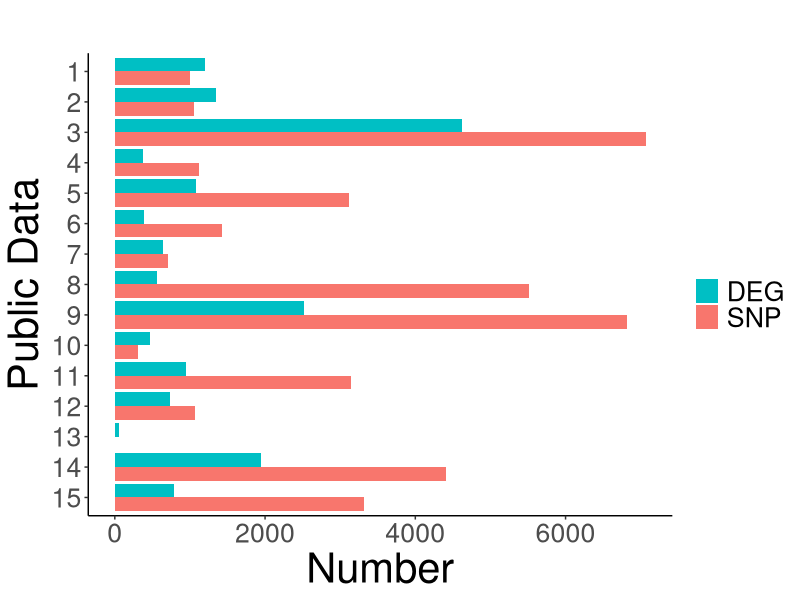

The R source for this figure:
setwd("C:/Users/soyo6/Transomics/XGR/Okamoto")
library(ggplot2)
library(ggsci)

#levels(x$sample)

x <- data.frame(
    data   = c("1", "1", "2", "2", "3", "3", "4", "4", "5", "5", "6", "6", "7", "7", "8", "8", "9", "9", "10", "10", "11", "11", "12", "12", "13", "13", "14", "14", "15", "15"),
    sample = c("2DEG", "1SNP", "2DEG", "1SNP", "2DEG", "1SNP", "2DEG", "1SNP", "2DEG", "1SNP", "2DEG", "1SNP", "2DEG", "1SNP", "2DEG", "1SNP", "2DEG", "1SNP", "2DEG", "1SNP", "2DEG", "1SNP", "2DEG", "1SNP", "2DEG", "1SNP", "2DEG", "1SNP", "2DEG", "1SNP"),
    number = c(1195, 997, 1349, 1049, 4626, 7068, 381, 1121, 1075, 3118, 391, 1422, 639, 709, 558, 5509, 2519, 6823, 468, 310, 946, 3142, 739, 1065, 53, 0, 1945, 4413, 783, 3323)
    )
    #x$sample <- factor(x$sample, levels = unique(x$sample))

g <- ggplot(x, aes(x = data, y = number, fill = sample)) +
    geom_bar(stat = "identity", position = "dodge") +
    scale_x_discrete(limit=c('15','14','13','12','11','10','9','8','7','6','5','4','3','2','1')) +
    coord_flip() +
    labs(title = "", x = "Public Data", y = "Number", fill = "") +
    guides(fill = guide_legend(reverse = TRUE)) +
    scale_fill_manual(labels = c("SNP", "DEG"), values = c("#F8766D","#00BFC4")) +
    theme_classic()

g2 <- g +
      theme(axis.title=element_text(size= 30), text = element_text(size = 24))
plot(g2)
